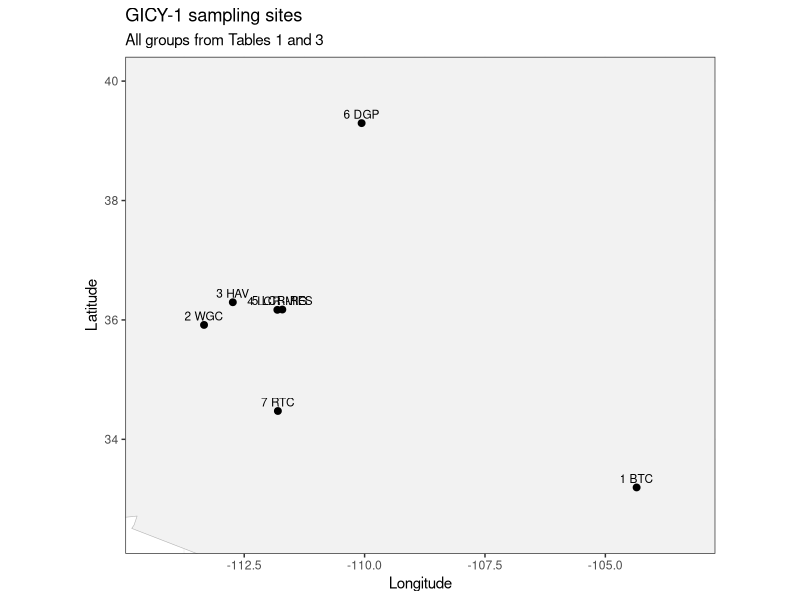
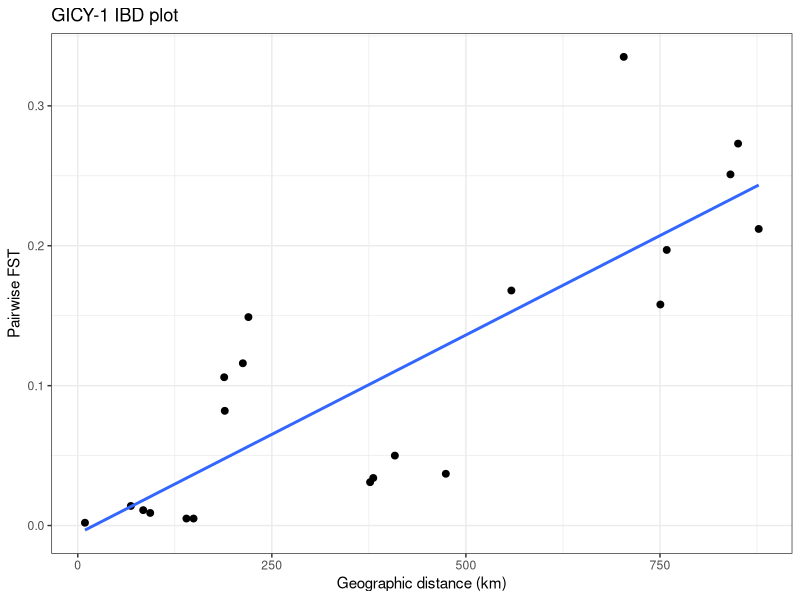

Recreate these plots in R, in order. (Note: this script raises an error after producing the figures.)
# ============================================================
# GICY-1 | Humpback Chub / Gila spp. comparison dataset
# Dzul et al. 2025. North American Journal of Fisheries Management
#
# Expanded Objective 2 workflow
# - includes all groups reported in Table 3:
#   BTC, WGC, HAV, LCR-MIG, LCR-RES, DGP, RTC
# - triangular FST table flipped into a full symmetric matrix
# - coordinates taken directly from Table 1
# - plots shown in RStudio only; not saved
# - saves GICY_1_fst and GICY_1_coords to data/GICY-1.RData
# ============================================================

suppressPackageStartupMessages({
  library(ggplot2)
  library(dplyr)
  library(geosphere)
})

study_code <- "GICY-1"
study_dir <- "/Users/johnmccall/Library/CloudStorage/OneDrive-TheOhioStateUniversity/Spring_2026/Landgen_DGS/DGS-Patterns-of-Fish-Diversity/DGS-Patterns-of-Fish-Diversity/Objective 2/Data/GICY-1"
out_dir <- file.path(study_dir, "data")

if (!dir.exists(study_dir)) dir.create(study_dir, recursive = TRUE, showWarnings = FALSE)
if (!dir.exists(out_dir)) dir.create(out_dir, recursive = TRUE, showWarnings = FALSE)
setwd(study_dir)

# -----------------------------
# 1) site metadata
# coordinates taken directly from Table 1
# order follows Table 3:
# BTC, WGC, HAV, LCR-MIG, LCR-RES, DGP, RTC
# -----------------------------
GICY_1_coords <- data.frame(
  site = 1:7,
  site_abbr = c("BTC", "WGC", "HAV", "LCR-MIG", "LCR-RES", "DGP", "RTC"),
  lat = c(
    33.194344,  # BTC
    35.916233,  # WGC
    36.296067,  # HAV
    36.169014,  # LCR-MIG
    36.173867,  # LCR-RES
    39.296017,  # DGP
    34.474674   # RTC
  ),
  lon = c(
    -104.350733, # BTC
    -113.334649, # WGC
    -112.736870, # HAV
    -111.811668, # LCR-MIG
    -111.708984, # LCR-RES
    -110.062061, # DGP
    -111.800951  # RTC
  ),
  stringsAsFactors = FALSE
)

# -----------------------------
# 2) pairwise FST matrix
# Table 3 is triangular, so fill the upper triangle and mirror it
# across the diagonal.
# order: BTC, WGC, HAV, LCR-MIG, LCR-RES, DGP, RTC
# -----------------------------
site_ids <- as.character(GICY_1_coords$site)

GICY_1_fst <- matrix(0, nrow = 7, ncol = 7)
rownames(GICY_1_fst) <- site_ids
colnames(GICY_1_fst) <- site_ids

upper_vals <- list(
  c(1,2,0.212),
  c(1,3,0.251),
  c(1,4,0.197),
  c(1,5,0.158),
  c(1,6,0.273),
  c(1,7,0.335),

  c(2,3,0.014),
  c(2,4,0.005),
  c(2,5,0.005),
  c(2,6,0.037),
  c(2,7,0.116),

  c(3,4,0.011),
  c(3,5,0.009),
  c(3,6,0.050),
  c(3,7,0.149),

  c(4,5,0.002),
  c(4,6,0.034),
  c(4,7,0.106),

  c(5,6,0.031),
  c(5,7,0.082),

  c(6,7,0.168)
)

for (x in upper_vals) {
  i <- x[1]; j <- x[2]; v <- x[3]
  GICY_1_fst[i, j] <- v
  GICY_1_fst[j, i] <- v
}

diag(GICY_1_fst) <- 0
GICY_1_fst[GICY_1_fst < 0] <- 0

# -----------------------------
# 3) map plot
# -----------------------------
world_df <- ggplot2::map_data("world") %>%
  filter(region %in% c("USA", "Canada"))

plot_df <- GICY_1_coords %>%
  mutate(label = paste0(site, " ", site_abbr))

x_pad <- max(0.6, diff(range(plot_df$lon)) * 0.12)
y_pad <- max(0.6, diff(range(plot_df$lat)) * 0.12)

p_map <- ggplot() +
  geom_polygon(
    data = world_df,
    aes(x = long, y = lat, group = group),
    fill = "grey95",
    color = "grey70",
    linewidth = 0.2
  ) +
  geom_point(
    data = plot_df,
    aes(x = lon, y = lat),
    size = 2
  ) +
  geom_text(
    data = plot_df,
    aes(x = lon, y = lat, label = label),
    nudge_y = 0.15,
    size = 3
  ) +
  coord_quickmap(
    xlim = c(min(plot_df$lon) - x_pad, max(plot_df$lon) + x_pad),
    ylim = c(min(plot_df$lat) - y_pad, max(plot_df$lat) + y_pad)
  ) +
  labs(
    title = "GICY-1 sampling sites",
    subtitle = "All groups from Tables 1 and 3",
    x = "Longitude",
    y = "Latitude"
  ) +
  theme_bw()

print(p_map)

# -----------------------------
# 4) IBD plot
# -----------------------------
geo_dist_km <- geosphere::distm(
  x = as.matrix(GICY_1_coords[, c("lon", "lat")]),
  fun = geosphere::distHaversine
) / 1000

ibd_df <- data.frame(
  dist_km = geo_dist_km[upper.tri(geo_dist_km)],
  fst = GICY_1_fst[upper.tri(GICY_1_fst)]
)

p_ibd <- ggplot(ibd_df, aes(x = dist_km, y = fst)) +
  geom_point(size = 2) +
  geom_smooth(method = "lm", se = FALSE) +
  labs(
    title = "GICY-1 IBD plot",
    x = "Geographic distance (km)",
    y = "Pairwise FST"
  ) +
  theme_bw()

print(p_ibd)

# -----------------------------
# 5) save outputs
# -----------------------------
# drop site_abbrv
GICY_1_coords= select(GICY_1_coords, c('site','lat','lon'))

# export
save(
  GICY_1_fst,
  GICY_1_coords,
  file = file.path(out_dir, "GICY-1.RData")
)

write.csv(GICY_1_coords, file.path(out_dir, "GICY-1_coords.csv"), row.names = FALSE)
